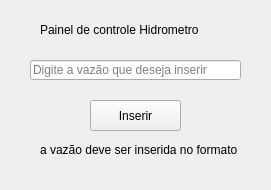
<?xml version="1.0" encoding="UTF-8"?>
<ui version="4.0">
 <class>Paineldecontrole</class>
 <widget class="QMainWindow" name="Paineldecontrole">
  <property name="geometry">
   <rect>
    <x>0</x>
    <y>0</y>
    <width>271</width>
    <height>190</height>
   </rect>
  </property>
  <property name="windowTitle">
   <string>MainWindow</string>
  </property>
  <widget class="QWidget" name="centralwidget">
   <widget class="QPushButton" name="botaoOk">
    <property name="geometry">
     <rect>
      <x>90</x>
      <y>100</y>
      <width>91</width>
      <height>31</height>
     </rect>
    </property>
    <property name="text">
     <string>Inserir</string>
    </property>
   </widget>
   <widget class="QLineEdit" name="inputVazao">
    <property name="geometry">
     <rect>
      <x>30</x>
      <y>60</y>
      <width>211</width>
      <height>20</height>
     </rect>
    </property>
    <property name="readOnly">
     <bool>false</bool>
    </property>
    <property name="placeholderText">
     <string>Digite a vazão que deseja inserir</string>
    </property>
   </widget>
   <widget class="QLabel" name="label">
    <property name="geometry">
     <rect>
      <x>40</x>
      <y>20</y>
      <width>191</width>
      <height>20</height>
     </rect>
    </property>
    <property name="styleSheet">
     <string notr="true">font: 63 10pt &quot;Segoe UI Semibold&quot;;</string>
    </property>
    <property name="text">
     <string>Painel de controle Hidrometro</string>
    </property>
   </widget>
   <widget class="QLabel" name="label_2">
    <property name="geometry">
     <rect>
      <x>40</x>
      <y>140</y>
      <width>201</width>
      <height>20</height>
     </rect>
    </property>
    <property name="styleSheet">
     <string notr="true">font: italic 8pt &quot;Segoe UI Semilight&quot;;</string>
    </property>
    <property name="text">
     <string>a vazão deve ser inserida no formato 'xx'</string>
    </property>
   </widget>
  </widget>
 </widget>
 <resources/>
 <connections/>
</ui>
